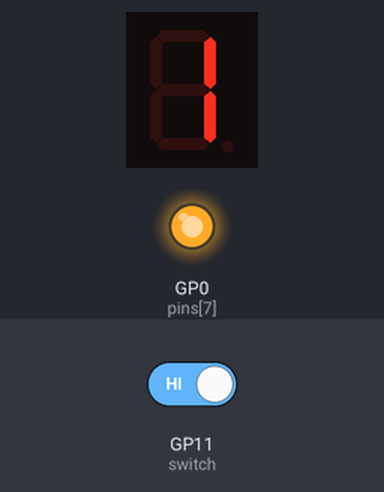
Recording of a program running on a simulated Raspberry Pi Pico running MicroPython. On the bench: 1-digit seven-segment display, output pins drawn as LEDs (lit = HIGH). Wiring (from the project's diagram.json): switch on GP11. The inputs (shaded band) are chosen by the test bench; at power-on: GP11 (switch) HIGH. The segment pins are drawn as the display they are named for; pins used as bus, display or sensor lines are not drawn.

Above: at 0.6 s.
1.3 s: GP11 (switch) driven LOW
At 1.32 s:
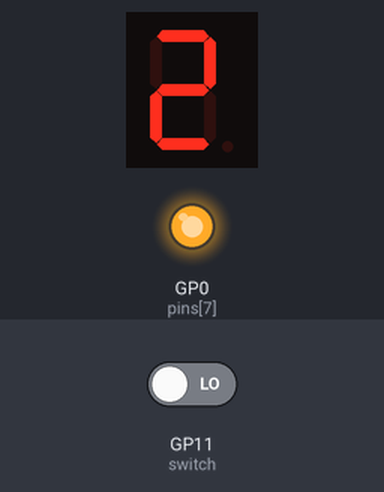
At 2.4 s:
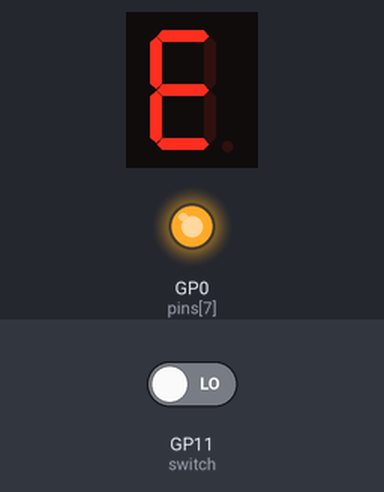
3.5 s: GP11 (switch) driven HIGH
Timing chart, 0 to 6.5 s (numbered marks = the images above; inputs shaded):
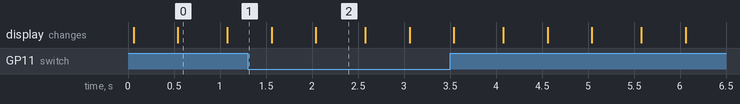

The program:

main.py
```python
# My first MicroPython example of a 7-segment
# ascending/descending hexadecimal counter
# by Anderson Costa, created on 05.06.2021

from machine import Pin
from utime import sleep

#       A
#      ---
#  F |  G  | B
#      ---
#  E |     | C
#      ---
#       D

pins = [
  Pin(2, Pin.OUT), # A
  Pin(3, Pin.OUT), # B
  Pin(4, Pin.OUT), # C
  Pin(5, Pin.OUT), # D
  Pin(6, Pin.OUT), # E
  Pin(8, Pin.OUT), # F
  Pin(7, Pin.OUT), # G
  Pin(0, Pin.OUT) # DP (not connected)
]

# Common anode 7 segment
digits = [
  [0, 0, 0, 0, 0, 0, 1, 1], # 0
  [1, 0, 0, 1, 1, 1, 1, 1], # 1
  [0, 0, 1, 0, 0, 1, 0, 1], # 2
  [0, 0, 0, 0, 1, 1, 0, 1], # 3
  [1, 0, 0, 1, 1, 0, 0, 1], # 4
  [0, 1, 0, 0, 1, 0, 0, 1], # 5
  [0, 1, 0, 0, 0, 0, 0, 1], # 6
  [0, 0, 0, 1, 1, 1, 1, 1], # 7
  [0, 0, 0, 0, 0, 0, 0, 1], # 8
  [0, 0, 0, 1, 1, 0, 0, 1], # 9
  [0, 0, 0, 1, 0, 0, 0, 1], # a
  [1, 1, 0, 0, 0, 0, 0, 1], # b
  [0, 1, 1, 0, 0, 0, 1, 1], # C
  [1, 0, 0, 0, 0, 1, 0, 1], # d
  [0, 1, 1, 0, 0, 0, 0, 1], # E
  [0, 1, 1, 1, 0, 0, 0, 1], # F
]

def reset():
  for pin in pins:
    pin.value(1)

reset()

switch = Pin(11, Pin.IN)

while True:
  if switch.value() == 1:
    for i in range(len(digits)):
      if switch.value() == 0:
        break;
      for j in range(len(pins) - 1):
        pins[j].value(digits[i][j])
      sleep(0.5)
  else:
    for i in range(len(digits) - 1, -1, -1):
      if switch.value() == 1:
        break;
      for j in range(len(pins)):
        pins[j].value(digits[i][j])
      sleep(0.5)
```

Measured:
- what the display in image 0 shows lasts 0.6 s, from 0.5 s to 1.1 s
